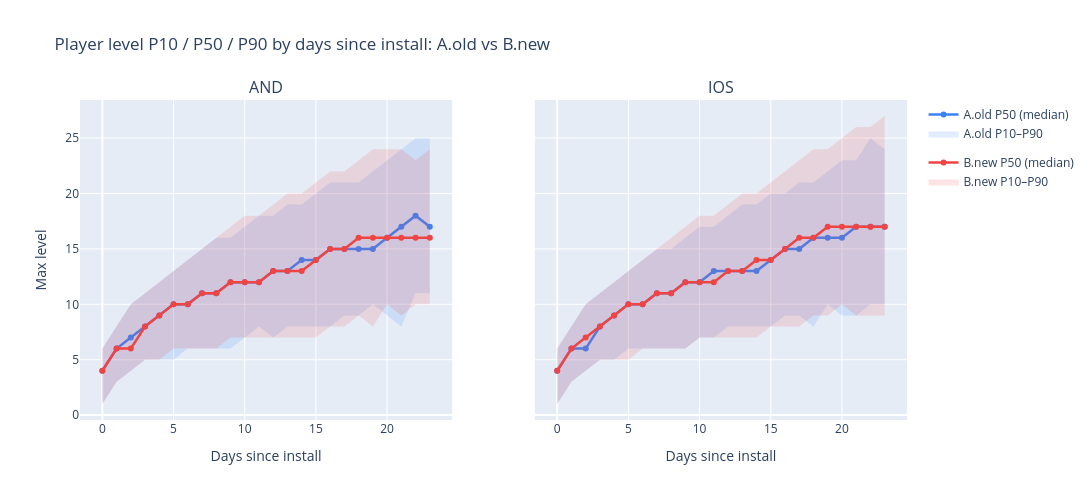

The notebook cell this image was saved under:
### Markdown cell above
### Percentile comparison

### Code cell
# Band chart: P10/P50/P90 level progression comparison between A.old and B.new
plot_percentile_comparison(level_pcts_by_group, percentile='all')

# To inspect a single percentile with diff bar:
# plot_percentile_comparison(level_pcts_by_group, percentile='p50')
# plot_percentile_comparison(level_pcts_by_group, percentile='p10')
# plot_percentile_comparison(level_pcts_by_group, percentile='p90')

### Figure 1 — Plotly figure (JSON) as saved in the notebook; plotly's stock layout.template omitted (floating-point values rounded to 4 significant figures)
{"data": [{"hovertemplate": "P10: %{y:.0f}<extra></extra>", "legendgroup": "A.old", "line": {"width": 0}, "mode": "lines", "showlegend": false, "type": "scatter", "x": [0, 1, 2, 3, 4, 5, 6, 7, 8, 9, 10, 11, 12, 13, 14, 15, 16, 17, 18, 19, 20, 21, 22, 23], "xaxis": "x", "y": [1, 3, 4, 5, 5, 5, 6, 6, 6, 6, 7, 8, 7, 8, 8, 8, 8, 9, 9, 10, 9, 8, 11, 11], "yaxis": "y"}, {"fill": "tonexty", "fillcolor": "rgba(59,130,246,0.15)", "hovertemplate": "P90: %{y:.0f}<extra></extra>", "legendgroup": "A.old", "line": {"width": 0}, "mode": "lines", "name": "A.old P10–P90", "showlegend": true, "type": "scatter", "x": [0, 1, 2, 3, 4, 5, 6, 7, 8, 9, 10, 11, 12, 13, 14, 15, 16, 17, 18, 19, 20, 21, 22, 23], "xaxis": "x", "y": [6, 8, 10, 11, 12, 13, 14, 15, 16, 16, 17, 18, 18, 19, 19, 20, 21, 21, 21, 22, 23, 24, 25, 25], "yaxis": "y"}, {"hovertemplate": "P50: %{y:.0f}<extra></extra>", "legendgroup": "A.old", "line": {"color": "rgba(59,130,246,1)", "width": 2.5}, "mode": "lines+markers", "name": "A.old P50 (median)", "showlegend": true, "type": "scatter", "x": [0, 1, 2, 3, 4, 5, 6, 7, 8, 9, 10, 11, 12, 13, 14, 15, 16, 17, 18, 19, 20, 21, 22, 23], "xaxis": "x", "y": [4, 6, 7, 8, 9, 10, 10, 11, 11, 12, 12, 12, 13, 13, 14, 14, 15, 15, 15, 15, 16, 17, 18, 17], "yaxis": "y"}, {"hovertemplate": "P10: %{y:.0f}<extra></extra>", "legendgroup": "B.new", "line": {"width": 0}, "mode": "lines", "showlegend": false, "type": "scatter", "x": [0, 1, 2, 3, 4, 5, 6, 7, 8, 9, 10, 11, 12, 13, 14, 15, 16, 17, 18, 19, 20, 21, 22, 23], "xaxis": "x", "y": [1, 3, 4, 5, 5, 6, 6, 6, 6, 7, 7, 7, 7, 7, 7, 7, 8, 8, 9, 8, 10, 9, 10, 10], "yaxis": "y"}, {"fill": "tonexty", "fillcolor": "rgba(239,68,68,0.15)", "hovertemplate": "P90: %{y:.0f}<extra></extra>", "legendgroup": "B.new", "line": {"width": 0}, "mode": "lines", "name": "B.new P10–P90", "showlegend": true, "type": "scatter", "x": [0, 1, 2, 3, 4, 5, 6, 7, 8, 9, 10, 11, 12, 13, 14, 15, 16, 17, 18, 19, 20, 21, 22, 23], "xaxis": "x", "y": [6, 8, 10, 11, 12, 13, 14, 15, 16, 17, 18, 18, 19, 20, 20, 21, 22, 22, 23, 24, 24, 24, 23, 24], "yaxis": "y"}, {"hovertemplate": "P50: %{y:.0f}<extra></extra>", "legendgroup": "B.new", "line": {"color": "rgba(239,68,68,1)", "width": 2.5}, "mode": "lines+markers", "name": "B.new P50 (median)", "showlegend": true, "type": "scatter", "x": [0, 1, 2, 3, 4, 5, 6, 7, 8, 9, 10, 11, 12, 13, 14, 15, 16, 17, 18, 19, 20, 21, 22, 23], "xaxis": "x", "y": [4, 6, 6, 8, 9, 10, 10, 11, 11, 12, 12, 12, 13, 13, 13, 14, 15, 15, 16, 16, 16, 16, 16, 16], "yaxis": "y"}, {"hovertemplate": "P10: %{y:.0f}<extra></extra>", "legendgroup": "A.old", "line": {"width": 0}, "mode": "lines", "showlegend": false, "type": "scatter", "x": [0, 1, 2, 3, 4, 5, 6, 7, 8, 9, 10, 11, 12, 13, 14, 15, 16, 17, 18, 19, 20, 21, 22, 23], "xaxis": "x2", "y": [1, 3, 4, 5, 5, 6, 6, 6, 6, 6, 7, 7, 8, 8, 8, 8, 9, 9, 8, 10, 9, 9, 10, 10], "yaxis": "y2"}, {"fill": "tonexty", "fillcolor": "rgba(59,130,246,0.15)", "hovertemplate": "P90: %{y:.0f}<extra></extra>", "legendgroup": "A.old", "line": {"width": 0}, "mode": "lines", "name": "A.old P10–P90", "showlegend": false, "type": "scatter", "x": [0, 1, 2, 3, 4, 5, 6, 7, 8, 9, 10, 11, 12, 13, 14, 15, 16, 17, 18, 19, 20, 21, 22, 23], "xaxis": "x2", "y": [6, 8, 10, 11, 12, 13, 14, 15, 15, 16, 17, 17, 18, 19, 19, 20, 20, 21, 21, 22, 23, 23, 25, 24], "yaxis": "y2"}, {"hovertemplate": "P50: %{y:.0f}<extra></extra>", "legendgroup": "A.old", "line": {"color": "rgba(59,130,246,1)", "width": 2.5}, "mode": "lines+markers", "name": "A.old P50 (median)", "showlegend": false, "type": "scatter", "x": [0, 1, 2, 3, 4, 5, 6, 7, 8, 9, 10, 11, 12, 13, 14, 15, 16, 17, 18, 19, 20, 21, 22, 23], "xaxis": "x2", "y": [4, 6, 6, 8, 9, 10, 10, 11, 11, 12, 12, 13, 13, 13, 13, 14, 15, 15, 16, 16, 16, 17, 17, 17], "yaxis": "y2"}, {"hovertemplate": "P10: %{y:.0f}<extra></extra>", "legendgroup": "B.new", "line": {"width": 0}, "mode": "lines", "showlegend": false, "type": "scatter", "x": [0, 1, 2, 3, 4, 5, 6, 7, 8, 9, 10, 11, 12, 13, 14, 15, 16, 17, 18, 19, 20, 21, 22, 23], "xaxis": "x2", "y": [1, 3, 4, 5, 5, 5, 6, 6, 6, 6, 7, 7, 7, 7, 7, 8, 8, 8, 9, 9, 10, 9, 9, 9], "yaxis": "y2"}, {"fill": "tonexty", "fillcolor": "rgba(239,68,68,0.15)", "hovertemplate": "P90: %{y:.0f}<extra></extra>", "legendgroup": "B.new", "line": {"width": 0}, "mode": "lines", "name": "B.new P10–P90", "showlegend": false, "type": "scatter", "x": [0, 1, 2, 3, 4, 5, 6, 7, 8, 9, 10, 11, 12, 13, 14, 15, 16, 17, 18, 19, 20, 21, 22, 23], "xaxis": "x2", "y": [6, 8, 10, 11, 12, 13, 14, 15, 16, 17, 18, 18, 19, 20, 20, 21, 22, 23, 24, 24, 25, 26, 26, 27], "yaxis": "y2"}, {"hovertemplate": "P50: %{y:.0f}<extra></extra>", "legendgroup": "B.new", "line": {"color": "rgba(239,68,68,1)", "width": 2.5}, "mode": "lines+markers", "name": "B.new P50 (median)", "showlegend": false, "type": "scatter", "x": [0, 1, 2, 3, 4, 5, 6, 7, 8, 9, 10, 11, 12, 13, 14, 15, 16, 17, 18, 19, 20, 21, 22, 23], "xaxis": "x2", "y": [4, 6, 7, 8, 9, 10, 10, 11, 11, 12, 12, 12, 13, 13, 14, 14, 15, 16, 16, 17, 17, 17, 17, 17], "yaxis": "y2"}], "layout": {"annotations": [{"font": {"size": 16}, "showarrow": false, "text": "AND", "x": 0.225, "xanchor": "center", "xref": "paper", "y": 1, "yanchor": "bottom", "yref": "paper"}, {"font": {"size": 16}, "showarrow": false, "text": "IOS", "x": 0.775, "xanchor": "center", "xref": "paper", "y": 1, "yanchor": "bottom", "yref": "paper"}], "height": 500, "title": {"text": "Player level P10 / P50 / P90 by days since install: A.old vs B.new"}, "width": 1200, "xaxis": {"anchor": "y", "domain": [0, 0.45], "title": {"text": "Days since install"}}, "xaxis2": {"anchor": "y2", "domain": [0.55, 1], "title": {"text": "Days since install"}}, "yaxis": {"anchor": "x", "domain": [0, 1], "title": {"text": "Max level"}}, "yaxis2": {"anchor": "x2", "domain": [0, 1], "matches": "y", "showticklabels": false}}}
